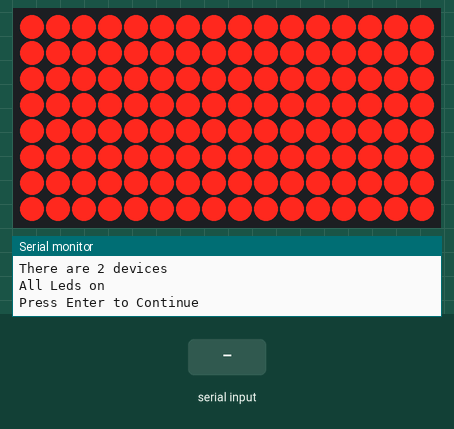
The sketch below on a simulated Arduino Uno, built with avr-gcc and run on an emulated ATmega328P. On the bench: 16×8 LED matrix, the last lines printed to the serial monitor. The test bench sets the inputs (shaded band).

Above: at 1.2 s.
1.3 s: "1" received over Serial
At 2.6 s:
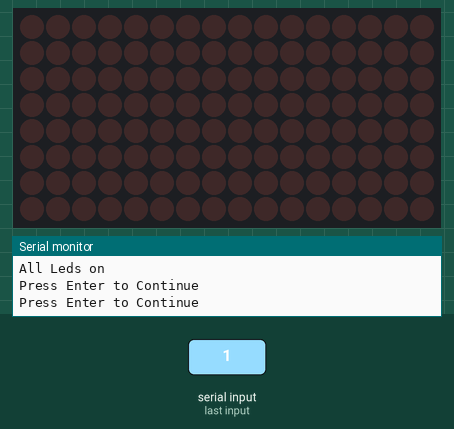
2.9 s: "0" received over Serial
At 4.1 s:
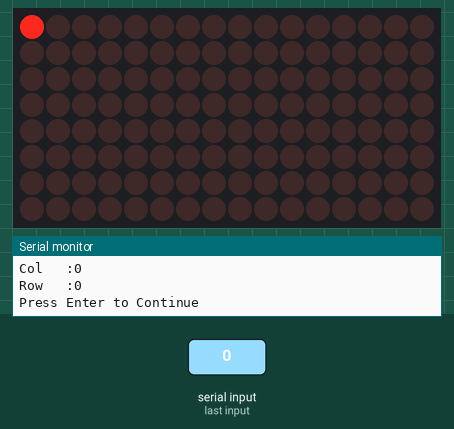
4.4 s: "2" received over Serial
At 5.2 s:
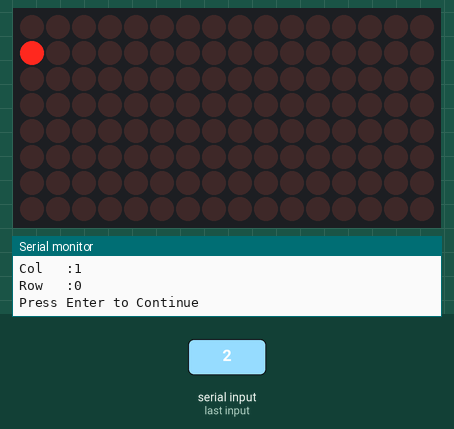
5.9 s: "1" received over Serial
At 6.5 s:
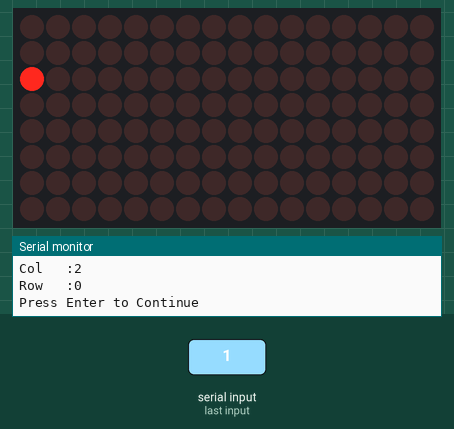
7.4 s: "0" received over Serial
At 7.8 s:
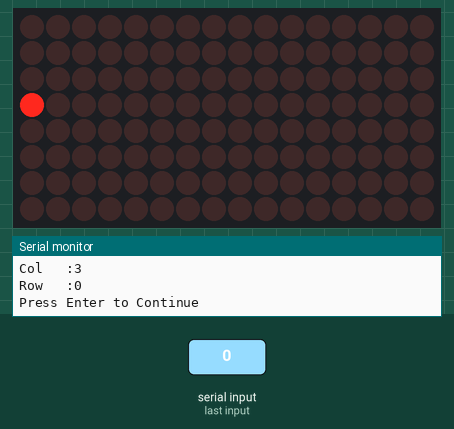
8.9 s: "2" received over Serial
At 9.9 s:
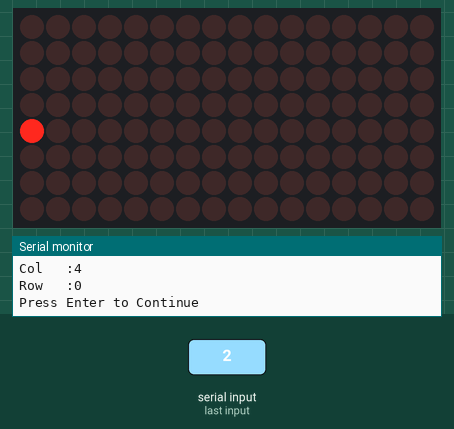
Timing chart, 0 to 11.4 s (numbered marks = the images above; inputs shaded):
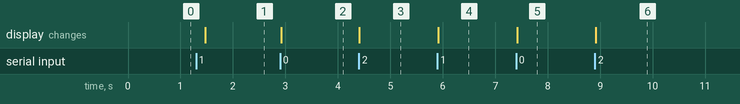

The sketch:

Max7219_Test_Harness.ino
```cpp
// Test Harness for Max7219
#include "LedControl.h"
// NEED TO SWAP COLS and ROWs to match PCB
/*
 Now we need a LedControl to work with.
 ***** These pin numbers will probably not work with your hardware *****
 pin 12 is connected to the DataIn
 pin 11 is connected to the CLK
 pin 10 is connected to LOAD
 We have only a single MAX72XX.
 */

// Single Max7219
//LedControl lc=LedControl(9,8,7,1);

//Two Max7219
//LedControl lc=LedControl(9,8,7,4); //
// A10 Right Output
LedControl lc=LedControl(16, 14, 15, 2);

char receivedChar;
boolean newData = false;
/* we always wait a bit between updates of the display */
unsigned long delaytime=100;

int devices = 1;

void setup() {
  Serial.begin(115200);
  Serial.setTimeout(30000);
  /*
   The MAX72XX is in power-saving mode on startup,
   we have to do a wakeup call
   */

  devices=lc.getDeviceCount();

  for(int address=0;address<devices;address++) {
    /*The MAX72XX is in power-saving mode on startup*/
    lc.shutdown(address,false);
    /* Set the brightness to a medium values */
    lc.setIntensity(address,8);
    /* and clear the display */
    lc.clearDisplay(address);
  }
}


void recvOneChar() {
    if (Serial.available() > 0) {
        receivedChar = Serial.read();
        newData = true;
    }
}

void showNewData() {
    if (newData == true) {
        Serial.print("This just in ... ");
        Serial.println(receivedChar);
        newData = false;
    }
}


void single() {
  for(int address=0;address<devices;address++) {
    for(int row=0;row<8;row++) {
      for(int col=0;col<8;col++) {
        delay(delaytime);
        Serial.println("Press Enter to Continue");

        newData = false;
        while (newData == false) {
          recvOneChar();
          delay(10);
        }


        lc.clearDisplay(address);
        Serial.println("Device:" + String(address));
        Serial.println("Col   :" + String(col));
        Serial.println("Row   :" + String(row));

        lc.setLed(address,col,row,true);
  //      delay(delaytime);
  //      for(int i=0;i<col;i++) {
  //        lc.setLed(0,row,col,false);
  //        delay(delaytime);
  //        lc.setLed(0,row,col,true);
  //        delay(delaytime);
  //      }
      }
    }
  }
}

void AllOn() {
  for(int address=0;address<devices;address++) {
    for(int row=0;row<8;row++) {
      for(int col=0;col<8;col++) {
        lc.setLed(address,col,row,true);
      }
    }
  }
}

void AllOff() {
  for(int address=0;address<devices;address++) {
    for(int row=0;row<8;row++) {
      for(int col=0;col<8;col++) {
        lc.setLed(address,col,row,false);
      }
    }
  }
}


void loop() {
  Serial.println("There are " + String(devices) + " devices");
  Serial.println("All Leds on");
  AllOn();
  Serial.println("Press Enter to Continue");

  newData = false;
  while (newData == false) {
    recvOneChar();
    delay(100);
  }
  AllOff();
  single();
}
```

Measured:
- after the input at 1.3 s, the display: changes after 0.17 s (image 1)
- after the input at 2.9 s, the display: changes at once (image 2)
- after the input at 4.4 s, the display: changes at once (image 3)
- after the input at 5.9 s, the display: changes at once (image 4)
- after the input at 7.4 s, the display: changes at once (image 5)
- after the input at 8.9 s, the display: changes at once (image 6)
